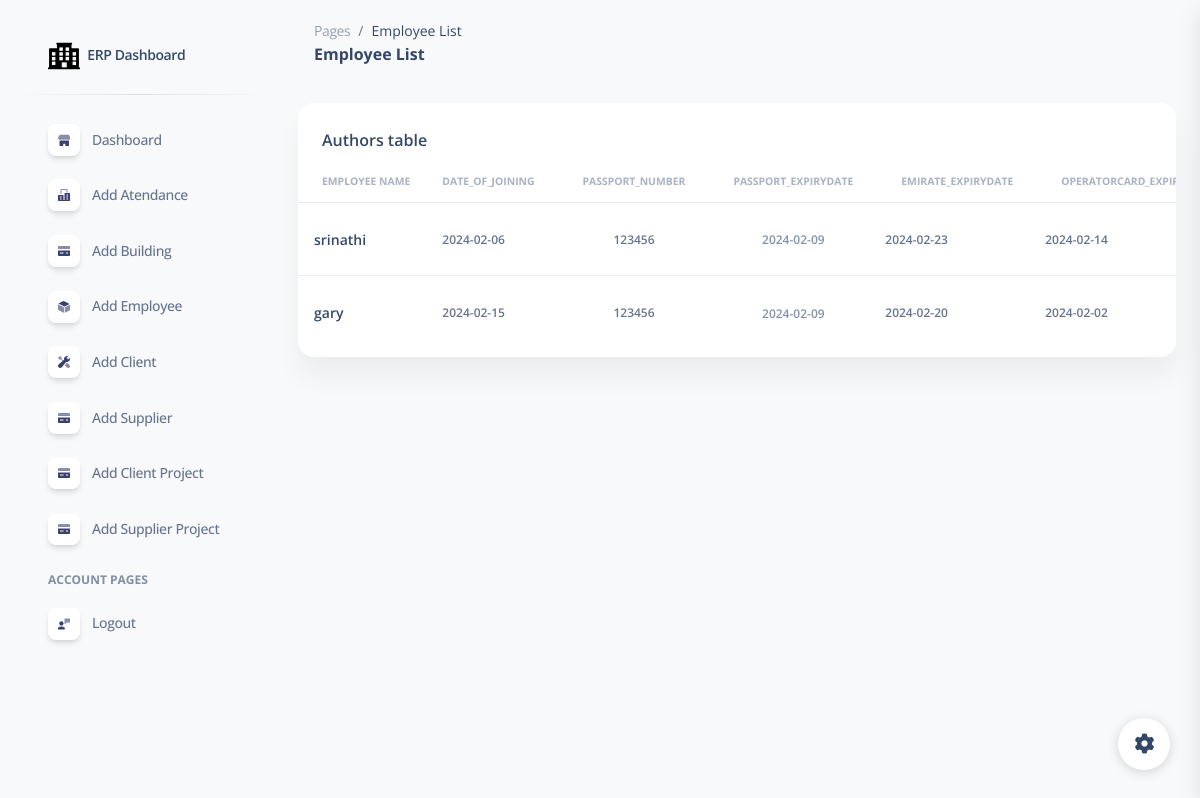
Page /employee_list/ (signed in) on the committed database.
### erpapp/models.py (models this page shows, shortened)
class Employee(models.Model):
    employeename = models.CharField(max_length=255)
    date_of_joining = models.CharField(max_length=225)
    passport_number = models.CharField(max_length=255)
    passport_expirydate =  models.CharField(max_length=255)
    emirate_expirydate =  models.CharField(max_length=255)
    operatorcard_expirydate = models.CharField(max_length=255)
    date_of_releiving = models.CharField(max_length=255)

### erpapp/views.py (the view)
# urls.py: path('employee_list/', employee_list, name='employee_list'),
@login_required
def employee_list(request):
    employees = Employee.objects.all()
    return render(request, 'employee_list.html', {'employees': employees})

### erpapp/templates/employee_list.html (shortened to what this page needs)
{% extends 'base.html' %}
{% load static %}
{% block content %}
<!DOCTYPE html>
<html lang="en">
<head>
  <link href="{% static  'css/nucleo-icons.css' %}" rel="stylesheet" />
  <link href="{% static  'css/nucleo-svg.css' %}" rel="stylesheet" />
  <link href="{% static '/css/nucleo-svg.css' %}" rel="stylesheet" />
  <link id="pagestyle" href="{% static 'css/soft-ui-dashboard.css' %}" rel="stylesheet" />
</head>
<body class="g-sidenav-show  bg-gray-100">
  <aside class="sidenav navbar navbar-vertical navbar-expand-xs border-0 border-radius-xl my-3 fixed-start ms-3 " id="sidenav-main">
    <div class="sidenav-header">
      <a class="navbar-brand m-0" href="#" target="_blank">
        <img src="{% static '/img/logo-ct.png' %}" class="navbar-brand-img h-100" alt="main_logo">
        <span class="ms-1 font-weight-bold">ERP Dashboard</span>
      </a>
    </div>
    <hr class="horizontal dark mt-0">
    <div class="collapse navbar-collapse  w-auto  max-height-vh-100 h-100" id="sidenav-collapse-main">
      <ul class="navbar-nav">
        <li class="nav-item">
          <a class="nav-link" href="/">
            <div class="icon icon-shape icon-sm shadow border-radius-md bg-white text-center me-2 d-flex align-items-center justify-content-center">
            </div>
            <span class="nav-link-text ms-1">Dashboard</span>
          </a>
        </li>
        <li class="nav-item">
          <a class="nav-link  " href="/add_attendance">
            <div class="icon icon-shape icon-sm shadow border-radius-md bg-white text-center me-2 d-flex align-items-center justify-content-center">
            </div>
            <span class="nav-link-text ms-1">Add Atendance</span>
          </a>
        </li>
        <li class="nav-item">
          <a class="nav-link  " href="/add_building">
            <div class="icon icon-shape icon-sm shadow border-radius-md bg-white text-center me-2 d-flex align-items-center justify-content-center">
            </div>
            <span class="nav-link-text ms-1">Add Building</span>
          </a>
        </li>
        <li class="nav-item">
          <a class="nav-link  " href="/add_employee">
            <div class="icon icon-shape icon-sm shadow border-radius-md bg-white text-center me-2 d-flex align-items-center justify-content-center">
            </div>
            <span class="nav-link-text ms-1">Add Employee</span>
          </a>
        </li>
        <li class="nav-item">
          <a class="nav-link  " href="/add_client">
            <div class="icon icon-shape icon-sm shadow border-radius-md bg-white text-center me-2 d-flex align-items-center justify-content-center">
            </div>
            <span class="nav-link-text ms-1">Add Client</span>
          </a>
        </li>
        <li class="nav-item">
          <a class="nav-link  " href="/add_supplier">
            <div class="icon icon-shape icon-sm shadow border-radius-md bg-white text-center me-2 d-flex align-items-center justify-content-center">
            </div>
            <span class="nav-link-text ms-1">Add Supplier</span>
          </a>
        </li>
        <li class="nav-item">
          <a class="nav-link  " href="/add_project">
            <div class="icon icon-shape icon-sm shadow border-radius-md bg-white text-center me-2 d-flex align-items-center justify-content-center">
            </div>
            <span class="nav-link-text ms-1">Add Client Project</span>
          </a>
        </li>
        <li class="nav-item">
          <a class="nav-link  " href="/supplierproject/add/">
            <div class="icon icon-shape icon-sm shadow border-radius-md bg-white text-center me-2 d-flex align-items-center justify-content-center">
            </div>
            <span class="nav-link-text ms-1">Add Supplier Project</span>
          </a>
        </li>
        <li class="nav-item mt-3">
          <h6 class="ps-4 ms-2 text-uppercase text-xs font-weight-bolder opacity-6">Account pages</h6>
        </li>
        <li class="nav-item">
          <a class="nav-link  " href="{% url 'logout' %}">
            <div class="icon icon-shape icon-sm shadow border-radius-md bg-white text-center me-2 d-flex align-items-center justify-content-center">
            </div>
            <span class="nav-link-text ms-1">Logout</span>
          </a>
        </li>
        </ul>
    </div>
  </aside>
<main class="main-content position-relative max-height-vh-100 h-100 mt-1 border-radius-lg ">
    <nav class="navbar navbar-main navbar-expand-lg px-0 mx-4 shadow-none border-radius-xl" id="navbarBlur" navbar-scroll="true">
      <div class="container-fluid py-1 px-3">
        <nav aria-label="breadcrumb">
          <ol class="breadcrumb bg-transparent mb-0 pb-0 pt-1 px-0 me-sm-6 me-5">
            <li class="breadcrumb-item text-sm"><a class="opacity-5 text-dark" href="javascript:;">Pages</a></li>
            <li class="breadcrumb-item text-sm text-dark active" aria-current="page">Employee List</li>
          </ol>
          <h6 class="font-weight-bolder mb-0">Employee List</h6>
        </nav>
      </div>
    </nav>
    <div class="container-fluid py-4">
      <div class="row">
        <div class="col-12">
          <div class="card mb-4">
            <div class="card-header pb-0">
              <h6>Authors table</h6>
            </div>
            <div class="card-body px-0 pt-0 pb-2">
              <div class="table-responsive p-0">
                <table class="table align-items-center mb-0">
                  <thead>
                    <tr>
                      <th class="text-uppercase text-secondary text-xxs font-weight-bolder opacity-7">Employee Name</th>
                      <th class="text-uppercase text-secondary text-xxs font-weight-bolder opacity-7 ps-2">date_of_joining</th>
                      <th class="text-center text-uppercase text-secondary text-xxs font-weight-bolder opacity-7">passport_number</th>
                      <th class="text-center text-uppercase text-secondary text-xxs font-weight-bolder opacity-7">passport_expirydate </th>
                      <th class="text-center text-uppercase text-secondary text-xxs font-weight-bolder opacity-7">emirate_expirydate</th>
                      <th class="text-uppercase text-secondary text-xxs font-weight-bolder opacity-7">operatorcard_expirydate</th>
                    </tr>
                  </thead>
                  <tbody>
                    {% for employee in employees %}
                    <tr>
                      <td>
                        <div class="d-flex px-2 py-1">
                          <div class="d-flex flex-column justify-content-center">
                            <h6 class="mb-0 text-sm"> {{ employee.employeename }}</h6>
                          </div>
                        </div>
                      </td>
                      <td>
                        <p class="text-xs font-weight-bold mb-0">{{ employee.date_of_joining }}</p>
                      </td>
                      <td class="align-middle text-center text-sm">
                        <p class="text-xs font-weight-bold mb-0">{{ employee.passport_number }}</p>
                      </td>
                      <td class="align-middle text-center">
                        <span class="text-secondary text-xs font-weight-bold">{{ employee.passport_expirydate }}</span>
                      </td>
                      <td>
                        <p class="text-xs font-weight-bold mb-0">{{ employee.emirate_expirydate }}</p>
                      </td>
                      <td>
                        <p class="text-xs font-weight-bold mb-0">{{ employee.operatorcard_expirydate }}</p>
                      </td>
                    </tr>
                    {% endfor %}
                  </tbody>
                </table>
              </div>
            </div>
          </div>
        </div>
      </div>
{% endblock %}

### erpapp/static/css/nucleo-svg.css (style rules this page uses)
.icon { display: inline-block; color: #111111; height: 1em; width: 1em; }
.icon-sm { height: 0.8em; width: 0.8em; }
.icon { fill: currentColor; stroke: none; }

### rows in the picture
Employee: employeename "srinathi", date_of_joining "2024-02-06", passport_number "123456", passport_expirydate "2024-02-09", emirate_expirydate "2024-02-23", operatorcard_expirydate "2024-02-14"
Employee: employeename "gary", date_of_joining "2024-02-15", passport_number "123456", passport_expirydate "2024-02-09", emirate_expirydate "2024-02-20", operatorcard_expirydate "2024-02-02"
